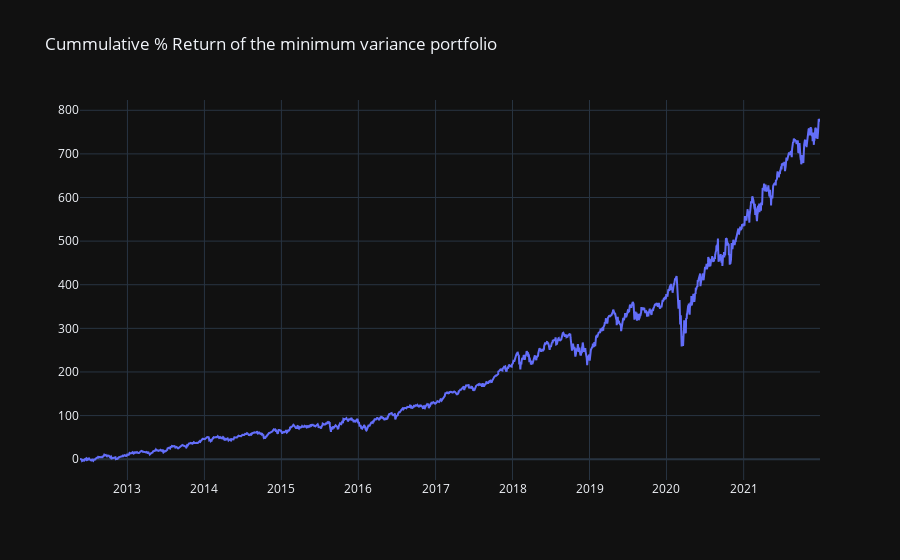

Here is the notebook cell this chart was saved with:
### Code cell
min_vol_port_return = returns.dot(min_vol_weights)
cum_minvol_returns =   (1 + min_vol_port_return).cumprod() - 1
cum_minvol_returns_perc = pd.Series(100 * cum_minvol_returns)

#Plot
fig = go.Figure([go.Scatter(x=dates['Date'], y=cum_minvol_returns_perc)])
fig.update_layout(template = "plotly_dark", title = 'Cummulative % Return of the minimum variance portfolio') 
fig.show()
display(HTML(fig.to_html(include_plotlyjs='cdn')));

### Figure 1 — Plotly figure (JSON) as saved in the notebook; plotly's stock layout.template omitted (floating-point values rounded to 4 significant figures; data arrays with more than 128 entries replaced by an {"elided": "..."} marker saying what was removed)
{"data": [{"type": "scatter", "x": {"elided": "2420 str values"}, "y": {"elided": "2419 float values"}}], "layout": {"title": {"text": "Cummulative % Return of the minimum variance portfolio"}}}
